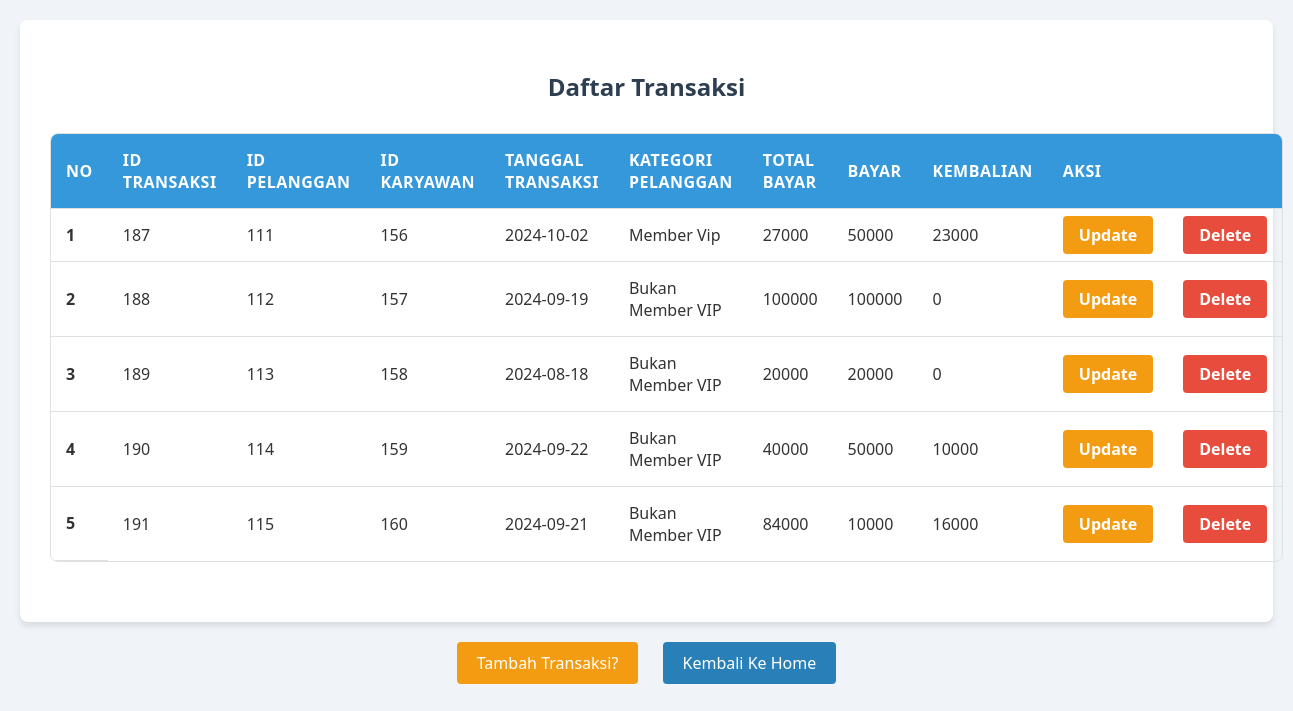
Page /tb_transaksi/tampil_transaksi.php on the committed database.
### tables this page shows
CREATE TABLE `tb_transaksi` (
  `idtransaksi` int(5) NOT NULL,
  `idpelanggan` int(4) NOT NULL,
  `idkaryawan` int(4) NOT NULL,
  `tgltransaksi` date NOT NULL,
  `kategoripelanggan` varchar(20) NOT NULL,
  `totalbayar` double NOT NULL,
  `bayar` double NOT NULL,
  `kembalian` double NOT NULL
);

### tb_transaksi/tampil_transaksi.php (the view, shortened to what this page needs)
<!DOCTYPE html>
<html lang="en">
<head>
</head>
<body>
    <div class="con">
        <div class="row">
            <div class="col-10">
                <h2 class="mb-4">
                    <center>Daftar Transaksi</center>
                </h2>
                <table class="table table-success table-striped">
                    <thead>
                        <tr>
                            <th scope="col">No</th>
                            <th scope="col">ID Transaksi</th>
                            <th scope="col">ID Pelanggan</th>
                            <th scope="col">ID Karyawan</th>
                            <th scope="col">Tanggal Transaksi</th>
                            <th scope="col">Kategori Pelanggan</th>
                            <th scope="col">Total Bayar</th>
                            <th scope="col">Bayar</th>
                            <th scope="col">Kembalian</th>
                            <th scope="col" colspan="2">Aksi</th>
                        </tr>
                    </thead>
                    <tbody>
                        <?php
                        include "../koneksi.php";
                        $no = 1;
                        $data_transaksi = mysqli_query($koneksi, "SELECT idtransaksi, idpelanggan, idkaryawan, tgltransaksi, kategoripelanggan, totalbayar, bayar, kembalian FROM tb_transaksi");
                        while ($data = mysqli_fetch_assoc($data_transaksi)) {
                        ?>
                            <tr>
                                <th scope="row"><?= $no++ ?></th>
                                <td><?= $data['idtransaksi'] ?></td>
                                <td><?= $data['idpelanggan'] ?></td>
                                <td><?= $data['idkaryawan'] ?></td>
                                <td><?= $data['tgltransaksi'] ?></td>
                                <td><?= $data['kategoripelanggan'] ?></td>
                                <td><?= $data['totalbayar'] ?></td>
                                <td><?= $data['bayar'] ?></td>
                                <td><?= $data['kembalian'] ?></td>
                                <td><a href="update_transaksi.php?idtransaksi=<?= $data['idtransaksi'] ?>"
                                        class="btn btn-warning">Update</a></td>
                                <td><a href="delete_transaksi.php?idtransaksi=<?= $data['idtransaksi'] ?>"
                                        class="btn btn-danger">Delete</a></td>
                            </tr>
                        <?php
                        }
                        ?>
                    </tbody>
                </table>
            </div>
        </div>
    </div>
    <div class="link-container">
        <a href="tambah_transaksi.php" class="link-text">Tambah Transaksi?</a>
        <a href="../home.php" class="link-text">Kembali Ke Home</a>
    </div>
</body>
</html>

### tb_transaksi/tampil_transaksi.php (style rules this page uses)
body { font-family: 'Segoe UI', Tahoma, Geneva, Verdana, sans-serif; background-color: #f0f4f8; margin: 0; padding: 20px; color: #333; }
.con { max-width: 1200px; margin: 0 auto; padding: 30px; background-color: #ffffff; box-shadow: 0 4px 6px rgba(0, 0, 0, 0.1); border-radius: 8px; }
h2 { color: #2c3e50; text-align: center; margin-bottom: 30px; }
.table { width: 100%; border-collapse: separate; border-spacing: 0; margin-bottom: 30px; border: 1px solid #e0e0e0; border-radius: 8px; overflow: hidden; }
.table th, .table td { padding: 15px; text-align: left; border-bottom: 1px solid #e0e0e0; }
.table thead { background-color: #3498db; color: #ffffff; }
.table thead th { font-weight: 600; text-transform: uppercase; letter-spacing: 0.5px; }
.table tbody tr:last-child td { border-bottom: none; }
.btn { padding: 8px 16px; border-radius: 4px; text-decoration: none; color: #fff; font-weight: bold; text-align: center; transition: background-color 0.3s ease; }
.btn-warning { background-color: #f39c12; }
.btn-danger { background-color: #e74c3c; }
.link-container { text-align: center; margin-top: 20px; }
.link-text { display: inline-block; padding: 10px 20px; margin: 0 10px; background-color: #2980b9; color: #ffffff; text-decoration: none; border-radius: 4px; transition: background-color 0.3s ease; }
.link-text:first-child { background-color: #f39c12; }

### rows in the picture
tb_transaksi: idtransaksi "187", idpelanggan "111", idkaryawan "156", tgltransaksi "2024-10-02", kategoripelanggan "Member Vip", totalbayar "27000", bayar "50000", kembalian "23000"
tb_transaksi: idtransaksi "188", idpelanggan "112", idkaryawan "157", tgltransaksi "2024-09-19", kategoripelanggan "Bukan Member VIP", totalbayar "100000", bayar "100000", kembalian "0"
tb_transaksi: idtransaksi "189", idpelanggan "113", idkaryawan "158", tgltransaksi "2024-08-18", kategoripelanggan "Bukan Member VIP", totalbayar "20000", bayar "20000", kembalian "0"
tb_transaksi: idtransaksi "190", idpelanggan "114", idkaryawan "159", tgltransaksi "2024-09-22", kategoripelanggan "Bukan Member VIP", totalbayar "40000", bayar "50000", kembalian "10000"
tb_transaksi: idtransaksi "191", idpelanggan "115", idkaryawan "160", tgltransaksi "2024-09-21", kategoripelanggan "Bukan Member VIP", totalbayar "84000", bayar "10000", kembalian "16000"
